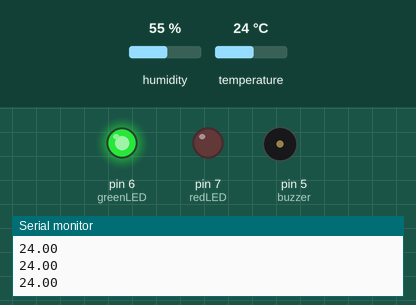
A sketch run on a simulated Arduino Uno, built with avr-gcc and run on an emulated ATmega328P. Parts: output pins drawn as LEDs (lit = HIGH), buzzer (waves = sounding, pin HIGH), the last lines printed to the serial monitor. The inputs (shaded band) are chosen by the test bench; at power-on: temperature 24 °C, humidity 55 %.

Above: at 2.8 s.
2.9 s: temperature set to 28 °C
5.6 s: temperature set to 31 °C
At 6.4 s:
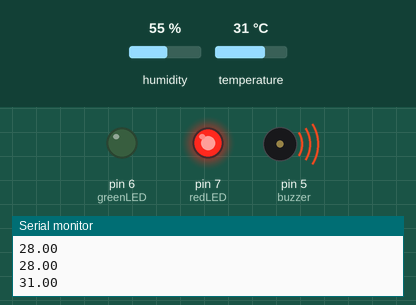
8.3 s: temperature set to 12 °C
At 11.2 s:
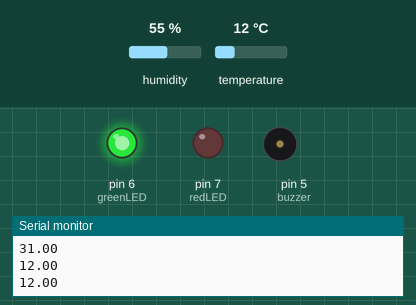
11.6 s: temperature set to 33 °C
At 12.4 s:
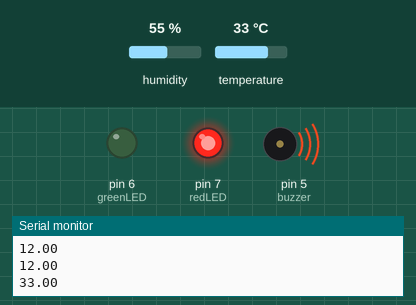
Timing chart, 0 to 14.6 s (numbered marks = the images above; inputs shaded):
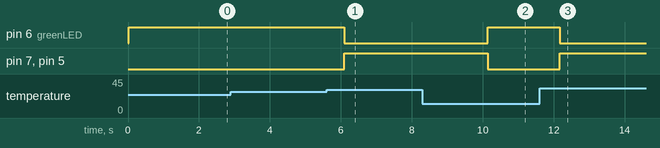

Measured:
- the behaviour switches between 29 and 30 °C on temperature (found by bisection; images 0 and 1)
- after the input at 5.6 s, pin 6 (greenLED): HIGH → LOW after 0.50 s; pin 7 (redLED), pin 5 (buzzer): LOW → HIGH after 0.50 s
- after the input at 8.3 s, pin 6 (greenLED): LOW → HIGH after 1.8 s; pin 7 (redLED), pin 5 (buzzer): HIGH → LOW after 1.8 s
- after the input at 11.6 s, pin 6 (greenLED): HIGH → LOW after 0.57 s; pin 7 (redLED), pin 5 (buzzer): LOW → HIGH after 0.57 s

The sketch:

Temperature_alarm_n.ino
```cpp
#include <DHT.h>

#define DHTPIN 8
#define DHTTYPE DHT11

DHT dht(DHTPIN, DHTTYPE);

int greenLED = 6;
int redLED = 7;
int buzzer = 5;

void setup() {
  dht.begin();
  pinMode(greenLED, OUTPUT);
  pinMode(redLED, OUTPUT);
  pinMode(buzzer, OUTPUT);
  Serial.begin(9600);
}

void loop() {
  float temp = dht.readTemperature();

  Serial.println(temp);

  if (temp < 30) {
    digitalWrite(greenLED, HIGH);
    digitalWrite(redLED, LOW);
    digitalWrite(buzzer, LOW);
  }
  else {
    digitalWrite(greenLED, LOW);
    digitalWrite(redLED, HIGH);
    digitalWrite(buzzer, HIGH);
  }

  delay(1000);
}
```
